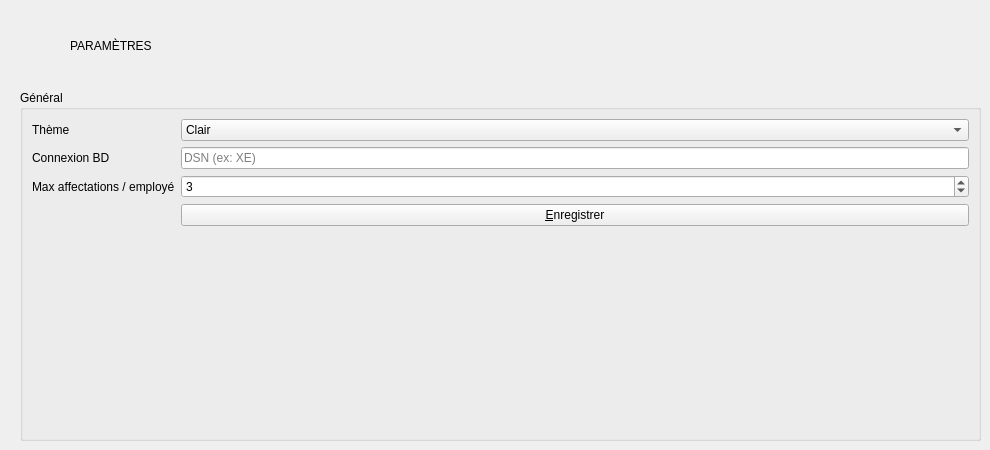
        <widget class="QWidget" name="module7">
         <widget class="QLabel" name="label_settings_title">
          <property name="geometry">
           <rect>
            <x>70</x>
            <y>30</y>
            <width>351</width>
            <height>31</height>
           </rect>
          </property>
          <property name="text">
           <string>PARAMÈTRES</string>
          </property>
         </widget>
         <widget class="QToolButton" name="module7Icon">
          <property name="geometry">
           <rect>
            <x>370</x>
            <y>20</y>
            <width>51</width>
            <height>51</height>
           </rect>
          </property>
          <property name="toolTip">
           <string>Paramètres</string>
          </property>
          <property name="text">
           <string/>
          </property>
          <property name="icon">
           <iconset resource="img.qrc">
            <normaloff>:/img/settings.svg</normaloff>:/img/settings.svg</iconset>
          </property>
          <property name="iconSize">
           <size>
            <width>32</width>
            <height>32</height>
           </size>
          </property>
          <property name="autoRaise">
           <bool>true</bool>
          </property>
         </widget>
         <widget class="QGroupBox" name="settingsGroup">
          <property name="geometry">
           <rect>
            <x>20</x>
            <y>90</y>
            <width>961</width>
            <height>351</height>
           </rect>
          </property>
          <property name="title">
           <string>Général</string>
          </property>
          <layout class="QFormLayout" name="settingsForm">
           <item row="0" column="0">
            <widget class="QLabel" name="label_theme">
             <property name="text">
              <string>Thème</string>
             </property>
            </widget>
           </item>
           <item row="0" column="1">
            <widget class="QComboBox" name="settingsThemeCombo">
             <item>
              <property name="text">
               <string>Clair</string>
              </property>
             </item>
             <item>
              <property name="text">
               <string>Sombre</string>
              </property>
             </item>
            </widget>
           </item>
           <item row="1" column="0">
            <widget class="QLabel" name="label_db">
             <property name="text">
              <string>Connexion BD</string>
             </property>
            </widget>
           </item>
           <item row="1" column="1">
            <widget class="QLineEdit" name="settingsDbDsnEdit">
             <property name="placeholderText">
              <string>DSN (ex: XE)</string>
             </property>
            </widget>
           </item>
           <item row="2" column="0">
            <widget class="QLabel" name="label_max_aff">
             <property name="text">
              <string>Max affectations / employé</string>
             </property>
            </widget>
           </item>
           <item row="2" column="1">
            <widget class="QSpinBox" name="settingsMaxAffectationsSpin">
             <property name="minimum">
              <number>1</number>
             </property>
             <property name="maximum">
              <number>100</number>
             </property>
             <property name="value">
              <number>3</number>
             </property>
            </widget>
           </item>
           <item row="3" column="1">
            <widget class="QPushButton" name="settingsSaveBtn">
             <property name="toolTip">
              <string>Enregistrer les paramètres</string>
             </property>
             <property name="text">
              <string>&amp;Enregistrer</string>
             </property>
             <property name="icon">
              <iconset resource="img.qrc">
               <normaloff>:/img/export.svg</normaloff>:/img/export.svg</iconset>
             </property>
             <property name="iconSize">
              <size>
               <width>18</width>
               <height>18</height>
              </size>
             </property>
            </widget>
           </item>
          </layout>
         </widget>
        </widget>
